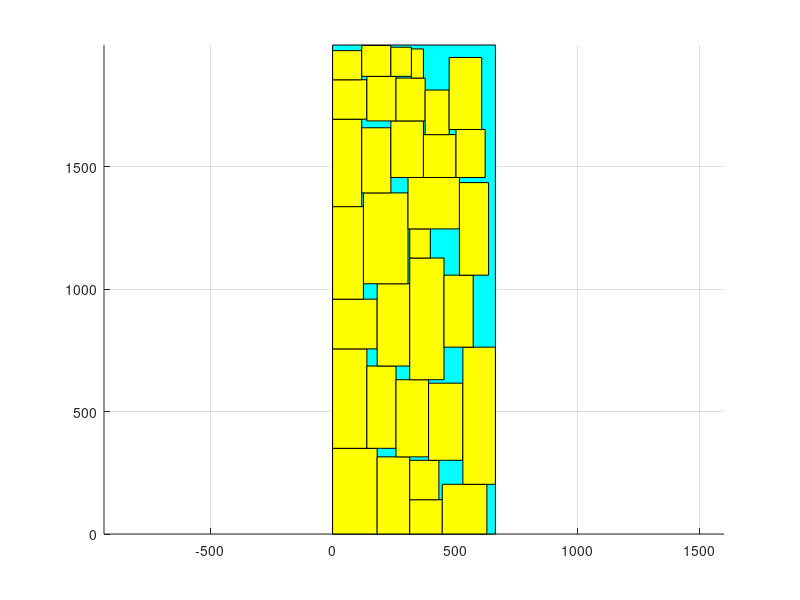

This chart was generated by the following MATLAB code:
axis equal;
hold on;
grid on;
block_x=[0 0 665 665 0];
block_y=[0 1997 1997 0 0];
fill(block_x, block_y, 'c');
block_x=[0 0 182 182 0];
block_y=[0 350 350 0 0];
fill(block_x, block_y, 'y');
block_x=[182 182 315 315 182];
block_y=[0 315 315 0 0];
fill(block_x, block_y, 'y');
block_x=[0 0 140 140 0];
block_y=[350 756 756 350 350];
fill(block_x, block_y, 'y');
block_x=[315 315 448 448 315];
block_y=[0 140 140 0 0];
fill(block_x, block_y, 'y');
block_x=[140 140 259 259 140];
block_y=[350 686 686 350 350];
fill(block_x, block_y, 'y');
block_x=[0 0 182 182 0];
block_y=[756 959 959 756 756];
fill(block_x, block_y, 'y');
block_x=[448 448 630 630 448];
block_y=[0 203 203 0 0];
fill(block_x, block_y, 'y');
block_x=[315 315 434 434 315];
block_y=[140 301 301 140 140];
fill(block_x, block_y, 'y');
block_x=[259 259 392 392 259];
block_y=[315 630 630 315 315];
fill(block_x, block_y, 'y');
block_x=[182 182 315 315 182];
block_y=[686 1022 1022 686 686];
fill(block_x, block_y, 'y');
block_x=[0 0 126 126 0];
block_y=[959 1337 1337 959 959];
fill(block_x, block_y, 'y');
block_x=[392 392 532 532 392];
block_y=[301 616 616 301 301];
fill(block_x, block_y, 'y');
block_x=[315 315 455 455 315];
block_y=[630 1127 1127 630 630];
fill(block_x, block_y, 'y');
block_x=[126 126 308 308 126];
block_y=[1022 1393 1393 1022 1022];
fill(block_x, block_y, 'y');
block_x=[0 0 119 119 0];
block_y=[1337 1694 1694 1337 1337];
fill(block_x, block_y, 'y');
block_x=[532 532 665 665 532];
block_y=[203 763 763 203 203];
fill(block_x, block_y, 'y');
block_x=[455 455 574 574 455];
block_y=[763 1057 1057 763 763];
fill(block_x, block_y, 'y');
block_x=[315 315 399 399 315];
block_y=[1127 1246 1246 1127 1127];
fill(block_x, block_y, 'y');
block_x=[308 308 518 518 308];
block_y=[1246 1456 1456 1246 1246];
fill(block_x, block_y, 'y');
block_x=[119 119 238 238 119];
block_y=[1393 1659 1659 1393 1393];
fill(block_x, block_y, 'y');
block_x=[0 0 140 140 0];
block_y=[1694 1855 1855 1694 1694];
fill(block_x, block_y, 'y');
block_x=[518 518 637 637 518];
block_y=[1057 1435 1435 1057 1057];
fill(block_x, block_y, 'y');
block_x=[238 238 371 371 238];
block_y=[1456 1687 1687 1456 1456];
fill(block_x, block_y, 'y');
block_x=[140 140 259 259 140];
block_y=[1687 1869 1869 1687 1687];
fill(block_x, block_y, 'y');
block_x=[0 0 119 119 0];
block_y=[1855 1974 1974 1855 1855];
fill(block_x, block_y, 'y');
block_x=[371 371 504 504 371];
block_y=[1456 1631 1631 1456 1456];
fill(block_x, block_y, 'y');
block_x=[259 259 378 378 259];
block_y=[1687 1862 1862 1687 1687];
fill(block_x, block_y, 'y');
block_x=[119 119 238 238 119];
block_y=[1869 1995 1995 1869 1869];
fill(block_x, block_y, 'y');
block_x=[504 504 623 623 504];
block_y=[1456 1652 1652 1456 1456];
fill(block_x, block_y, 'y');
block_x=[378 378 476 476 378];
block_y=[1631 1813 1813 1631 1631];
fill(block_x, block_y, 'y');
block_x=[238 238 322 322 238];
block_y=[1869 1988 1988 1869 1869];
fill(block_x, block_y, 'y');
block_x=[476 476 609 609 476];
block_y=[1652 1946 1946 1652 1652];
fill(block_x, block_y, 'y');
block_x=[322 322 371 371 322];
block_y=[1862 1981 1981 1862 1862];
fill(block_x, block_y, 'y');
